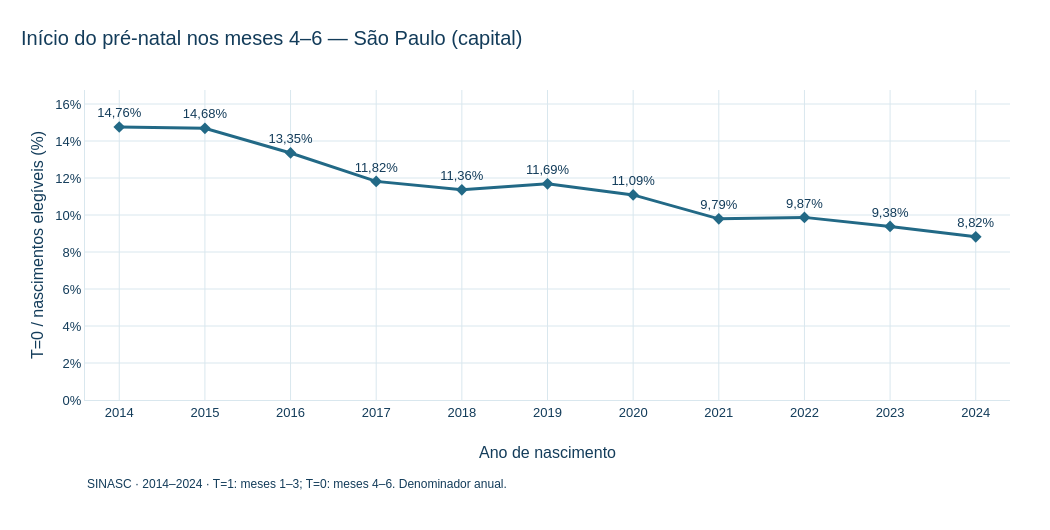

Notebook code for this chart:
### Markdown cell above
## 6. Composição dos grupos

T=0 corresponde a início nos meses 4–6. Denominador: todos os nascimentos elegíveis do respectivo ano. Mudanças desta proporção também mudam a composição da população enfatizada pelos pesos ATO.

### Code cell
fig_grupos = go.Figure(go.Scatter(
    x=ANOS, y=resultados.pct_t0.tolist(), mode="lines+markers+text", connectgaps=False,
    text=[fmt(v, 2) + "%" for v in resultados.pct_t0], textposition="top center",
    line=dict(color=CORES_IPT["AZUL_MEDIO"], width=3), marker=dict(size=9, symbol="diamond"),
    customdata=resultados[["n_t0", "n"]].values.tolist(), cliponaxis=False,
    hovertemplate="Ano %{x}<br>T=0 entre elegíveis: %{y:.2f}%<br>T=0: %{customdata[0]:,.0f}"
        "<br>Elegíveis: %{customdata[1]:,.0f}<extra></extra>"))
aplicar_tema_base(fig_grupos, "Início do pré-natal nos meses 4–6 — São Paulo (capital)")
fig_grupos.update_layout(width=1050, height=530, separators=",.", showlegend=False,
    margin=dict(l=85, r=40, t=90, b=130))
fig_grupos.update_xaxes(title="Ano de nascimento", tickmode="array", tickvals=ANOS,
                       tickformat="d", range=[2013.6, 2024.4])
fig_grupos.update_yaxes(title="T=0 / nascimentos elegíveis (%)", ticksuffix="%",
                       range=[0, resultados.pct_t0.max() + 2], dtick=2)
fig_grupos.add_annotation(x=0, y=-0.30, xref="paper", yref="paper", xanchor="left", showarrow=False,
    text="SINASC · 2014–2024 · T=1: meses 1–3; T=0: meses 4–6. Denominador anual.", font=dict(size=12))
exibir_plotly(fig_grupos)

### Figure 1 — Plotly figure (JSON) as saved in the notebook; plotly's stock layout.template omitted (floating-point values rounded to 4 significant figures)
{"data": [{"cliponaxis": false, "connectgaps": false, "customdata": [[24350.0, 165000.0], [24340.0, 165800.0], [21100.0, 158000.0], [18960.0, 160400.0], [17810.0, 156800.0], [17580.0, 150400.0], [15440.0, 139300.0], [12700.0, 129800.0], [12370.0, 125300.0], [11470.0, 122200.0], [10120.0, 114700.0]], "hovertemplate": "Ano %{x}<br>T=0 entre elegíveis: %{y:.2f}%<br>T=0: %{customdata[0]:,.0f}<br>Elegíveis: %{customdata[1]:,.0f}<extra></extra>", "line": {"color": "#226986", "width": 3}, "marker": {"size": 9, "symbol": "diamond"}, "mode": "lines+markers+text", "text": ["14,76%", "14,68%", "13,35%", "11,82%", "11,36%", "11,69%", "11,09%", "9,79%", "9,87%", "9,38%", "8,82%"], "textposition": "top center", "type": "scatter", "x": [2014, 2015, 2016, 2017, 2018, 2019, 2020, 2021, 2022, 2023, 2024], "y": [14.76, 14.68, 13.35, 11.82, 11.36, 11.69, 11.09, 9.791, 9.872, 9.383, 8.822]}], "layout": {"annotations": [{"font": {"size": 12}, "showarrow": false, "text": "SINASC · 2014–2024 · T=1: meses 1–3; T=0: meses 4–6. Denominador anual.", "x": 0, "xanchor": "left", "xref": "paper", "y": -0.3, "yref": "paper"}], "height": 530, "margin": {"b": 130, "l": 85, "r": 40, "t": 90}, "separators": ",.", "showlegend": false, "title": {"text": "Início do pré-natal nos meses 4–6 — São Paulo (capital)"}, "width": 1050, "xaxis": {"range": [2014.0, 2024.0], "tickformat": "d", "tickmode": "array", "tickvals": [2014, 2015, 2016, 2017, 2018, 2019, 2020, 2021, 2022, 2023, 2024], "title": {"text": "Ano de nascimento"}}, "yaxis": {"dtick": 2, "range": [0, 16.76], "ticksuffix": "%", "title": {"text": "T=0 / nascimentos elegíveis (%)"}}}}
